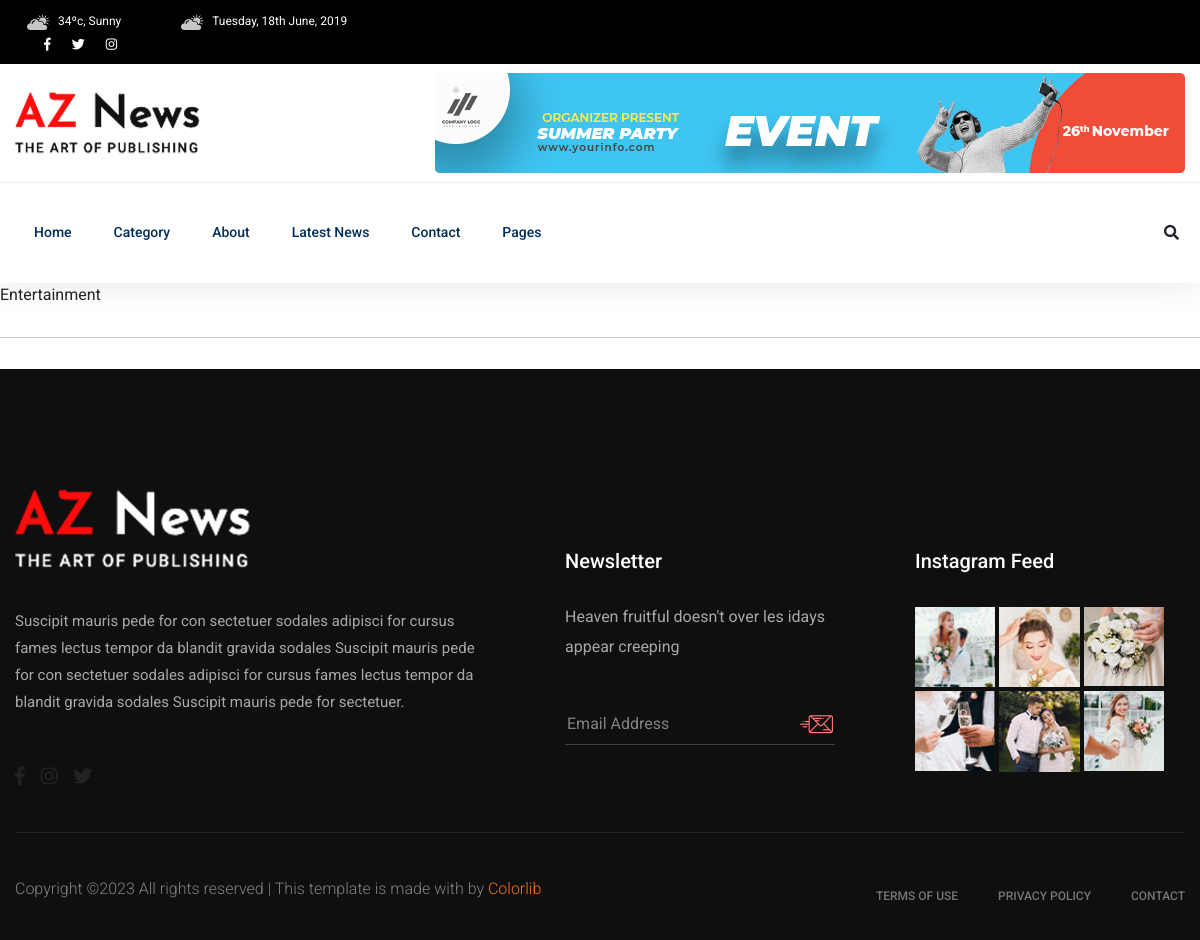
Before: /profile/suyogpandey with the older database file.
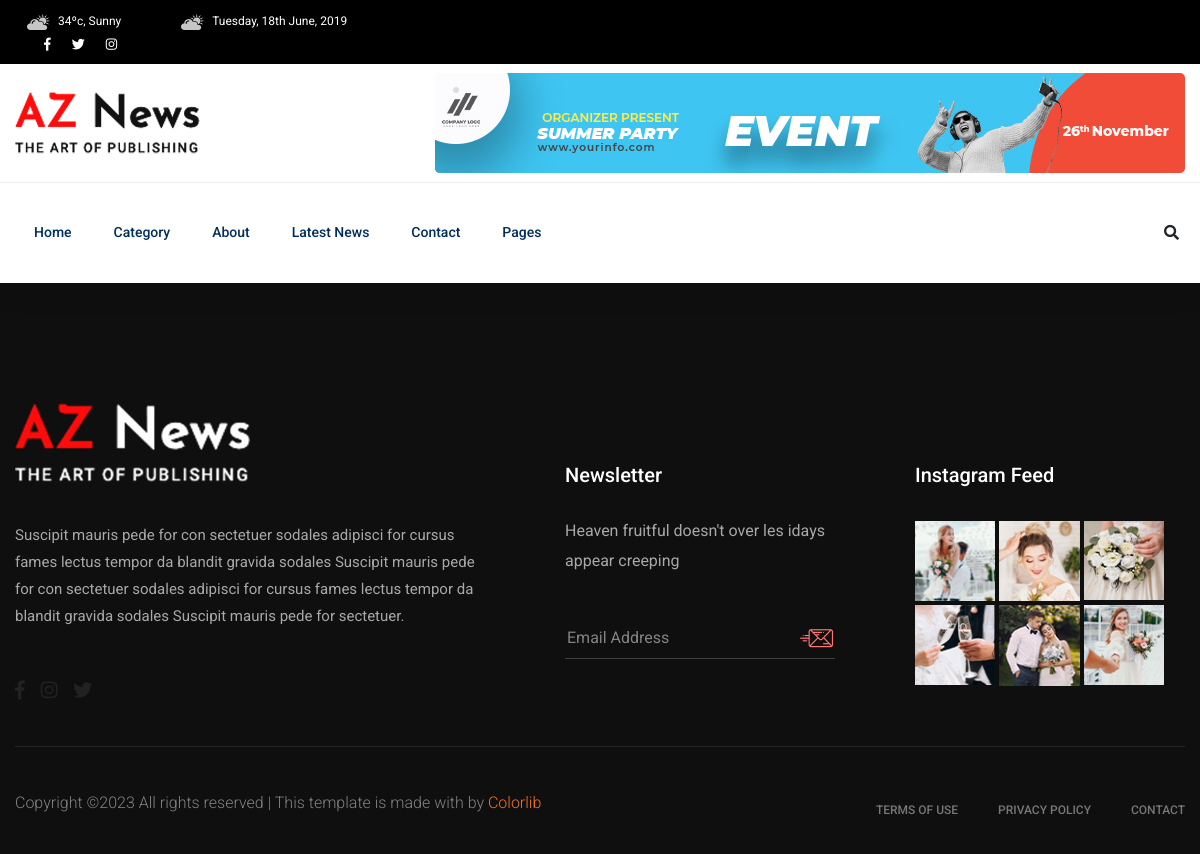
After: the same page with the newer database file.
### home/models.py (models this page shows, shortened)
class Post(models.Model):
    CHOICES = (
        ('EN', 'English'),
        ('NP', 'Nepali'),
    )
    title = models.CharField(max_length=100)
    timestamp = models.DateField(auto_now_add=True)
    thumbnail = models.ImageField(upload_to='post_thumbs')
    author = models.ForeignKey(Author, on_delete=models.CASCADE)
    categories = models.ForeignKey(Category, on_delete=models.CASCADE)
    content = RichTextUploadingField(blank=True, null=True,config_name='default')
    language=models.CharField(max_length=40, choices=CHOICES)
    slug = models.SlugField(null=False, blank=True, unique=True)

### home/views.py (the view)
# urls.py: path('profile/<slug:slug>', AdminView, name='adminpage'),
def AdminView(request, slug):
    author=Author.objects.get(slug=slug)
    searched=Post.objects.filter(author__slug=slug).order_by('-id')
    page = request.GET.get('page', 1)
    paginator = Paginator(searched, 6)
    try:
        a_post = paginator.page(page)
    except PageNotAnInteger:
        a_post = paginator.page(1)
    except EmptyPage:
        a_post = paginator.page(paginator.num_pages)
    context={
        'posts':a_post,
        'author':author,
    }
    return render(request, 'home/admin.html', context)

### home/models.py (called while the page is built)
    def __str__(self):
        return self.user.username

### templates/home/admin.html (shortened to what this page needs)
{% extends 'base.html' %}
{% load static %}
{% block content %}
{% for post in posts %}
{{post.title}}
<br>
<hr>
{% endfor %}
{% endblock content %}

Changed rows visible on the page:
no longer on this page (row edited): Post: title "Entertainment"
